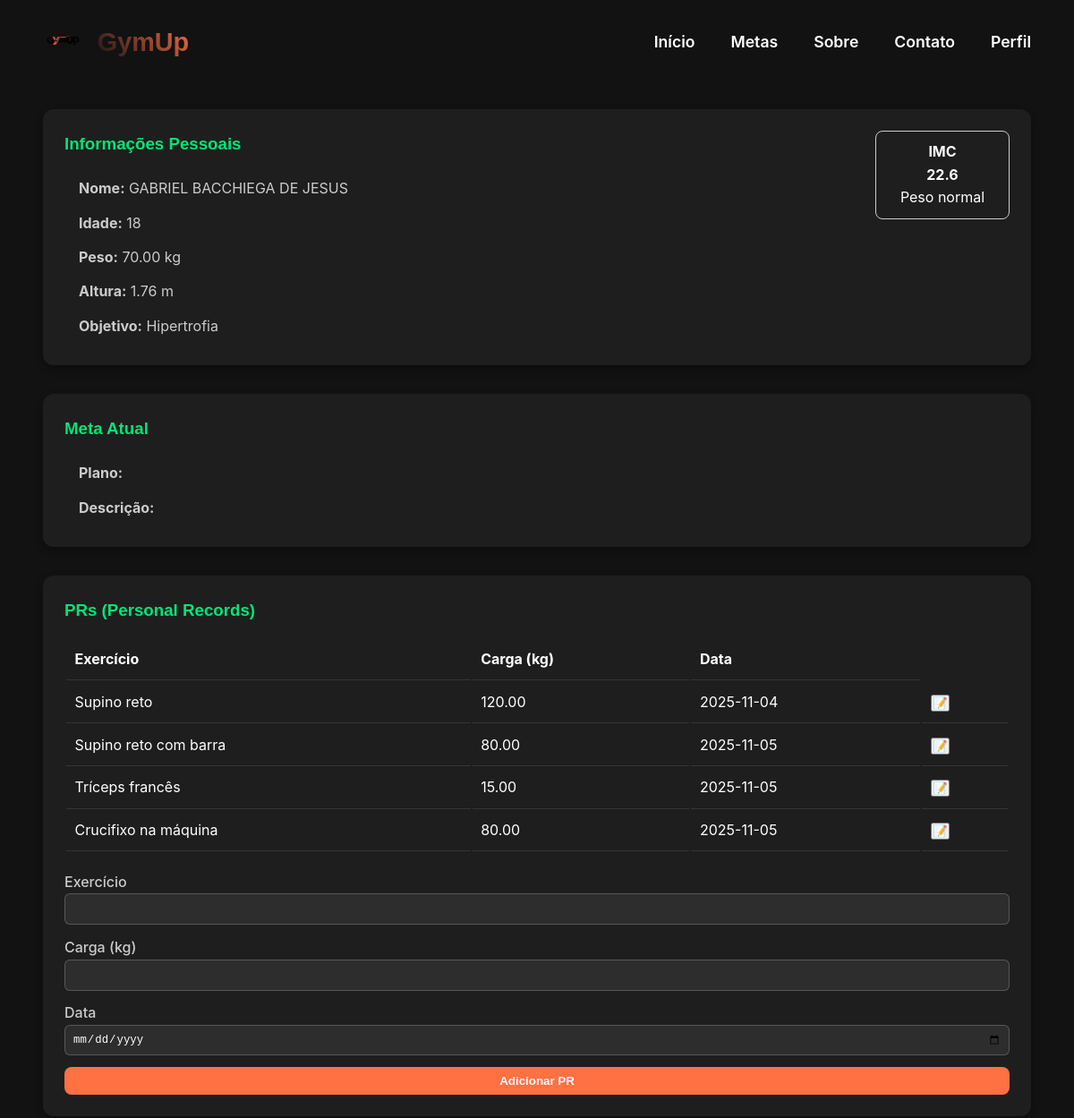
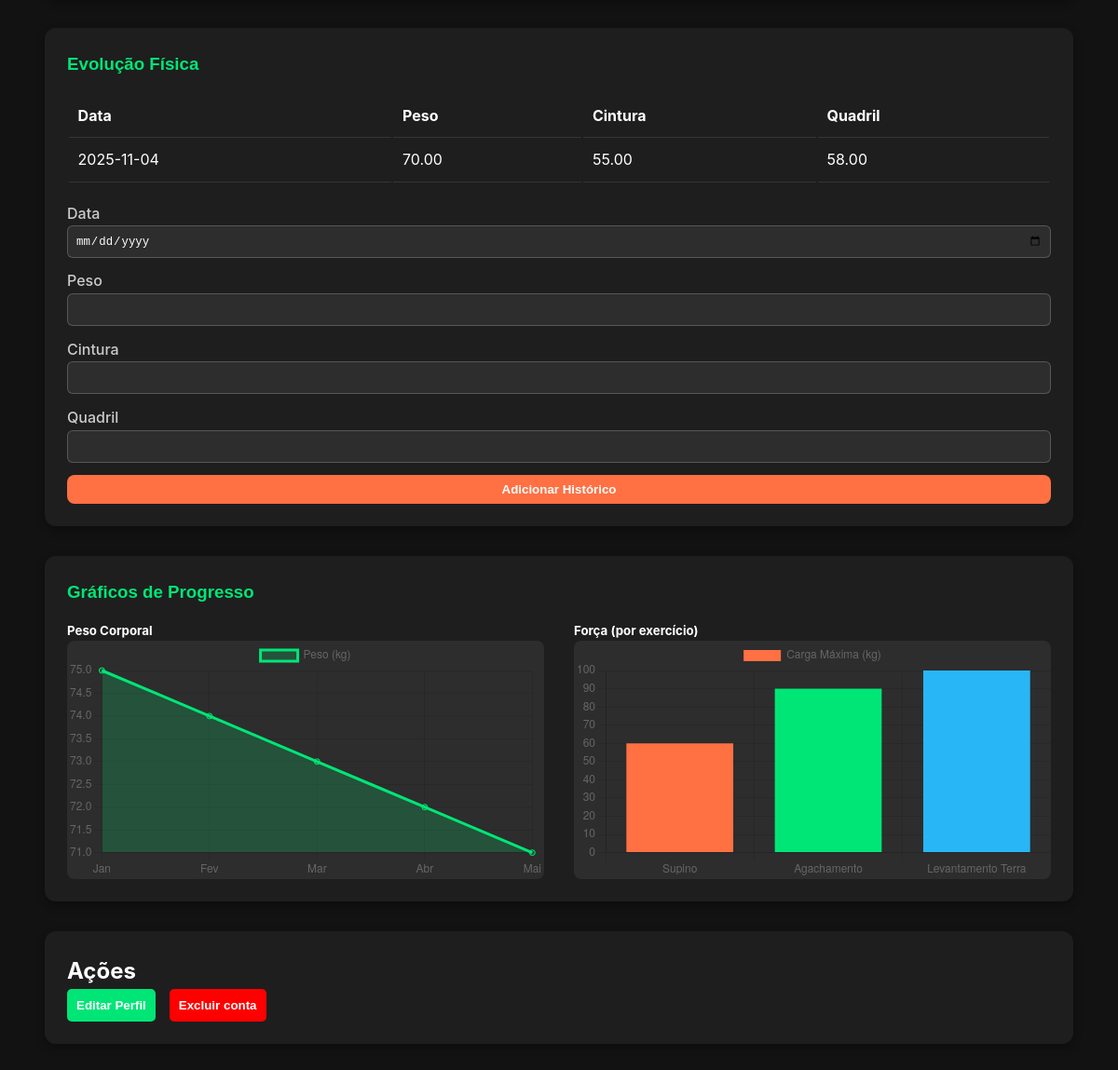
The app's page /php/perfil.php (signed in) with its own data (2 pictures, top to bottom).
### tables this page shows
CREATE TABLE `usuarios` (
  `id` int(11) NOT NULL,
  `nome` varchar(100) NOT NULL,
  `idade` int(11) DEFAULT NULL,
  `email` varchar(100) NOT NULL,
  `senha` varchar(255) NOT NULL,
  `peso` decimal(5,2) DEFAULT NULL,
  `altura` decimal(4,2) DEFAULT NULL,
  `objetivo` varchar(50) DEFAULT NULL,
  `data_cadastro` timestamp NOT NULL DEFAULT current_timestamp(),
  `plano` varchar(100) DEFAULT NULL,
  `plano_desc` text DEFAULT NULL
);

CREATE TABLE `prs` (
  `id` int(11) NOT NULL,
  `usuario_id` int(11) NOT NULL,
  `exercicio` varchar(100) NOT NULL,
  `carga` decimal(5,2) NOT NULL,
  `data` date NOT NULL,
  `anotacao` text DEFAULT NULL
);

CREATE TABLE `historico` (
  `id` int(11) NOT NULL,
  `usuario_id` int(11) NOT NULL,
  `data` date NOT NULL,
  `peso` decimal(5,2) DEFAULT NULL,
  `cintura` decimal(5,2) DEFAULT NULL,
  `quadril` decimal(5,2) DEFAULT NULL
);

### php/perfil.php (the view, shortened to what this page needs)
<?php
include 'conexao.php';
$usuario_id = $_SESSION['usuario_id'];
$stmt = $conn->prepare("SELECT * FROM usuarios WHERE id=?");
$stmt->bind_param("i", $usuario_id);
$stmt->execute();
$perfil = $stmt->get_result()->fetch_assoc();
$stmt = $conn->prepare("SELECT * FROM metas WHERE usuario_id=?");
$stmt->bind_param("i", $usuario_id);
$stmt->execute();
$meta = $stmt->get_result()->fetch_assoc();
$stmt = $conn->prepare("SELECT * FROM prs WHERE usuario_id=? ORDER BY data ASC");
$stmt->bind_param("i", $usuario_id);
$stmt->execute();
$prs = $stmt->get_result()->fetch_all(MYSQLI_ASSOC);
$stmt = $conn->prepare("SELECT * FROM historico WHERE usuario_id=? ORDER BY data ASC");
$stmt->bind_param("i", $usuario_id);
$stmt->execute();
$history = $stmt->get_result()->fetch_all(MYSQLI_ASSOC);
$imc = null;
$imcClassificacao = "";
if (!empty($perfil['peso']) && !empty($perfil['altura']) && $perfil['altura'] > 0) {
  $imc = $perfil['peso'] / ($perfil['altura'] * $perfil['altura']);
  $imc = round($imc, 1);
  if ($imc < 18.5) {
    $imcClassificacao = "Abaixo do peso";
  } elseif ($imc >= 18.5 && $imc < 24.9) {
    $imcClassificacao = "Peso normal";
  } elseif ($imc >= 25 && $imc < 29.9) {
    $imcClassificacao = "Sobrepeso";
  } elseif ($imc >= 30 && $imc < 34.9) {
    $imcClassificacao = "Obesidade Grau I";
  } elseif ($imc >= 35 && $imc < 39.9) {
    $imcClassificacao = "Obesidade Grau II";
  } else {
    $imcClassificacao = "Obesidade Grau III";
  }
}
?>
<!DOCTYPE html>
<html lang="pt-BR">
<head>
  <link rel="stylesheet" href="../css/perfil.css">
</head>
<body>
  <header id="header">
    <div class="logo">
      <img src="../img/logo/Logo-removebg-preview.png" alt="Logo FitPower">
      <h2>GymUp</h2>
    </div>
    <nav id="navbar">
      <ul>
        <li><a href="../php/index.php">Início</a></li>
        <li><a href="../php/meta_criar.php">Metas</a></li>
        <li><a href="../php/sobre.php">Sobre</a></li>
        <li><a href="../php/contato.php">Contato</a></li>
        <li><a href="../php/perfil.php">Perfil</a></li>
      </ul>
    </nav>
  </header>
  <main>
    <section style="display: flex; justify-content: space-between; align-items: flex-start;">
      <div>
        <h3>Informações Pessoais</h3>
        <ul>
          <li><strong>Nome:</strong> <?= htmlspecialchars($perfil['nome']) ?></li>
          <li><strong>Idade:</strong> <?= htmlspecialchars($perfil['idade']) ?></li>
          <li><strong>Peso:</strong> <?= htmlspecialchars($perfil['peso']) ?> kg</li>
          <li><strong>Altura:</strong> <?= htmlspecialchars($perfil['altura']) ?> m</li>
          <li><strong>Objetivo:</strong> <?= htmlspecialchars($perfil['objetivo']) ?></li>
        </ul>
      </div>
      <div style="text-align: center; border: 1px solid #ccc; padding: 10px; border-radius: 8px; min-width: 150px;">
        <h4>IMC</h4>
        <?php if ($imc !== null): ?>
          <p><strong><?= $imc ?></strong></p>
          <p><?= $imcClassificacao ?></p>
        <?php else: ?>
          <p>Dados insuficientes</p>
        <?php endif; ?>
      </div>
    </section>
    <section>
      <h3>Meta Atual</h3>
      <ul>
        <li><strong>Plano:</strong> <?= htmlspecialchars($meta['plano'] ?? '') ?></li>
        <li><strong>Descrição:</strong> <?= htmlspecialchars($meta['descricao'] ?? '') ?></li>
      </ul>
    </section>
    <section>
      <h3>PRs (Personal Records)</h3>
      <table class="table-like">
        <thead>
          <tr>
            <th>Exercício</th>
            <th>Carga (kg)</th>
            <th>Data</th>
          </tr>
        </thead>
        <tbody>
          <?php foreach ($prs as $p): ?>
            <tr>
              <td><?= $p['exercicio'] ?></td>
              <td><?= $p['carga'] ?></td>
              <td><?= $p['data'] ?></td>
              <td>
                <button class="btnAnotacao" data-id="<?= $p['id'] ?>">📝</button>
              </td>
            </tr>
          <?php endforeach; ?>
        </tbody>
      </table>
      <form method="POST">
        <label>Exercício<input type="text" name="exercise" required></label>
        <label>Carga (kg)<input type="number" step="0.1" name="weight" required></label>
        <label>Data<input type="date" name="date" required></label>
        <button type="submit" class="btn btn-primary">Adicionar PR</button>
      </form>
    </section>
    <section>
      <h3>Evolução Física</h3>
      <table class="table-like">
        <thead>
          <tr>
            <th>Data</th>
            <th>Peso</th>
            <th>Cintura</th>
            <th>Quadril</th>
          </tr>
        </thead>
        <tbody>
          <?php foreach ($history as $h): ?>
            <tr>
              <td><?= $h['data'] ?></td>
              <td><?= $h['peso'] ?></td>
              <td><?= $h['cintura'] ?></td>
              <td><?= $h['quadril'] ?></td>
            </tr>
          <?php endforeach; ?>
        </tbody>
      </table>
      <form method="POST">
        <label>Data<input type="date" name="date" required></label>
        <label>Peso<input type="number" step="0.1" name="weight" required></label>
        <label>Cintura<input type="number" step="0.1" name="waist" required></label>
        <label>Quadril<input type="number" step="0.1" name="hip" required></label>
        <button type="submit" class="btn btn-primary">Adicionar Histórico</button>
      </form>
    </section>
    <section>
      <h3>Gráficos de Progresso</h3>
      <div class="chart-container">
        <div>
          <h5>Peso Corporal</h5><canvas id="weightChart"></canvas>
        </div>
        <div>
          <h5>Força (por exercício)</h5><canvas id="strengthChart"></canvas>
        </div>
      </div>
    </section>
    <section>
      <h1>Ações</h1>
      <div class="action-buttons" style="display: flex; gap: 15px;">
        <button class="action-btn edit-btn" id="btnEditProfile">Editar Perfil</button>
        <button class="action-btn delete-btn" onclick="confirmarExclusao()">Excluir conta</button>
      </div>
    </section>
    <script>
      document.querySelectorAll('.btnAnotacao').forEach(btn => {
        btn.addEventListener('click', () => {
          const prId = btn.getAttribute('data-id');
          fetch("pega_anotacao.php?pr_id=" + prId)
            .then(r => r.text())
            .then(txt => {
              document.getElementById('prId').value = prId;
              document.getElementById('anotacaoTxt').value = txt;
              document.getElementById('modalAnotacao').style.display = 'flex';
            });
        });
      });
      const modal = document.getElementById('profileModal');
      document.getElementById('btnEditProfile').onclick = () => modal.style.display = 'flex';
      document.getElementById('cancelProfile').onclick = () => modal.style.display = 'none';
      // Gráficos fakes
      new Chart(document.getElementById('weightChart'), {
        type: 'line',
        data: {
          labels: ['Jan', 'Fev', 'Mar', 'Abr', 'Mai'],
          datasets: [{ label: 'Peso (kg)', data: [75, 74, 73, 72, 71], borderColor: '#00E676', backgroundColor: 'rgba(0,230,118,0.2)', fill: true, tension: 0.3 }]
        }
      });
      new Chart(document.getElementById('strengthChart'), {
        type: 'bar',
        data: {
          labels: ['Supino', 'Agachamento', 'Levantamento Terra'],
          datasets: [{ label: 'Carga Máxima (kg)', data: [60, 90, 100], backgroundColor: ['#FF7043', '#00E676', '#29B6F6'] }]
        }
      });
      // Confirmar exclusão
      function confirmarExclusao() {
        if (confirm("Tem certeza que deseja excluir sua conta? Esta ação é permanente!")) {
          window.location.href = "excluir_conta.php";
        }
      }
    </script>
</body>
</html>

### css/perfil.css (style rules this page uses)
:root { --bg-clr: #121212; --text-clr: #FFFFFF; --secondary-text-clr: #CCCCCC; --accent-clr: #00E676; --cta-clr: #FF7043; --dark-section-clr: #1E1E1E; --feature-card-clr: #2D2D2D; }
* { margin: 0; padding: 0; box-sizing: border-box; }
body { font-family: 'Inter', sans-serif; background-color: var(--bg-clr); color: var(--text-clr); line-height: 1.6; padding-top: 90px; }
header { position: absolute; display: flex; align-items: center; justify-content: space-between; padding: 1.5rem 3rem; background-color: transparent; top: 0; width: 100%; height: var(--navbar-height); z-index: 1000; transition: all 0.4s cubic-bezier(0.16, 1, 0.3, 1); }
.logo { display: flex; align-items: center; gap: 1rem; transition: transform 0.3s ease; }
.logo img { width: 2.8rem; height: 2.8rem; object-fit: contain; }
.logo h2 { font-family: 'Poppins', sans-serif; font-size: 1.8em; background: linear-gradient(45deg, var(--bg-clr), var(--cta-clr)); -webkit-background-clip: text; background-clip: text; color: transparent; }
nav ul { display: flex; gap: 2.5rem; list-style: none; }
nav a { text-decoration: none; color: var(--text-clr); font-weight: 600; font-size: 1.1rem; position: relative; padding: 0.5rem 0; transition: color 0.3s ease; }
nav a::after { content: ''; position: absolute; bottom: 0; left: 0; width: 0; height: 2px; background: var(--accent-clr); transition: width 0.4s cubic-bezier(0.16, 1, 0.3, 1); }
.btn { padding: 0.6em 1.4em; font-weight: 600; border-radius: 8px; border: none; cursor: pointer; transition: all 0.3s ease; }
.btn-primary { background-color: var(--cta-clr); color: var(--text-clr); }
main { padding: 2rem 3rem; display: flex; flex-direction: column; gap: 2rem; }
section { background-color: var(--dark-section-clr); padding: 1.5rem; border-radius: 12px; box-shadow: 0 4px 10px rgba(0, 0, 0, 0.3); }
section h3 { font-family: 'Poppins', sans-serif; color: var(--accent-clr); margin-bottom: 1rem; }
ul { list-style: none; padding-left: 1rem; }
li { padding: 0.4rem 0; color: var(--secondary-text-clr); }
.table-like { width: 100%; margin-top: 1rem; }
.table-like th, .table-like td { text-align: left; padding: 0.6rem; border-bottom: 1px solid rgba(255, 255, 255, 0.1); }
canvas { background-color: var(--feature-card-clr); border-radius: 8px; width: 100%; height: 300px; }
form { margin-top: 1.2rem; display: flex; flex-direction: column; gap: 0.8rem; }
label { display: flex; flex-direction: column; color: var(--secondary-text-clr); font-weight: 500; }
input, select { background-color: var(--feature-card-clr); border: 1px solid rgba(255, 255, 255, 0.2); border-radius: 6px; padding: 0.5rem; color: var(--text-clr); font-size: 0.95em; }
.chart-container { display: grid; grid-template-columns: repeat(auto-fit, minmax(300px, 1fr)); gap: 2rem; }
.action-btn { cursor: pointer; padding: 10px; border: none; border-radius: 5px; color: white; font-weight: bold; }
.edit-btn { background-color: var(--accent-clr); }
.delete-btn { background-color: red; }

### records on screen
usuarios: nome "GABRIEL BACCHIEGA DE JESUS", idade "18", peso "70.00", altura "1.76", objetivo "Hipertrofia", imc "22.6", imcClassificacao "Peso normal"
prs: exercicio "Supino reto", carga "120.00", data "2025-11-04"
prs: exercicio "Supino reto com barra", carga "80.00", data "2025-11-05"
prs: exercicio "Tríceps francês", carga "15.00", data "2025-11-05"
prs: exercicio "Crucifixo na máquina", carga "80.00", data "2025-11-05"
historico: data "2025-11-04", peso "70.00", cintura "55.00", quadril "58.00"
